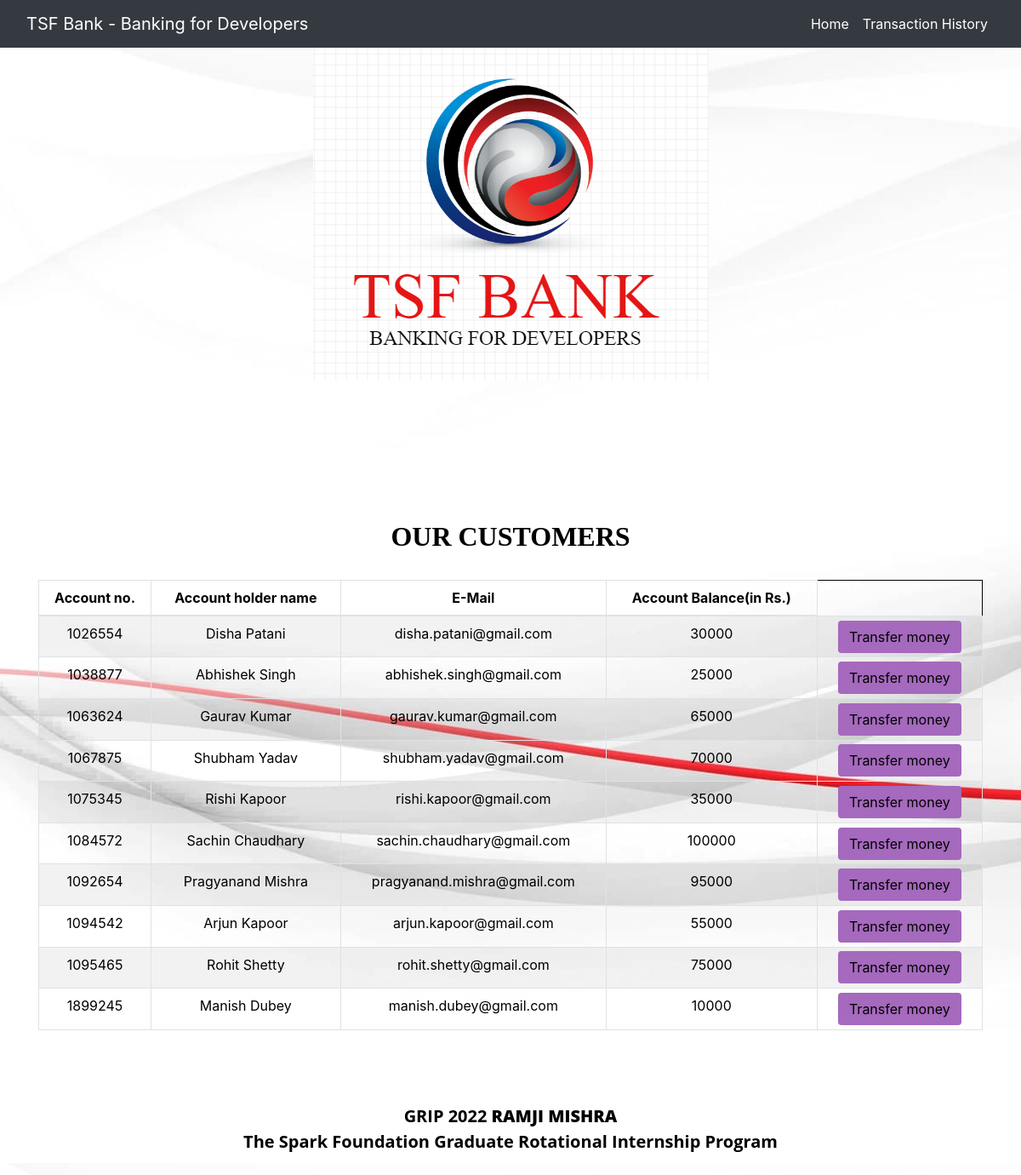
The app's page /view_customers.php with its own data.
### tables this page shows
CREATE TABLE `users` (
  `id` int(3) NOT NULL,
  `name` text NOT NULL,
  `email` varchar(30) NOT NULL,
  `balance` int(8) NOT NULL
);

### view_customers.php (the view, shortened to what this page needs)
<!DOCTYPE html>
<html lang="en">
<head>
    <link rel="stylesheet" href="https://maxcdn.bootstrapcdn.com/bootstrap/4.0.0/css/bootstrap.min.css">
    <link rel="stylesheet" type="text/css" href="style.css">
    <link rel="stylesheet" type="text/css" href="style.css">
</head>
<nav class="navbar navbar-expand-lg navbar-dark bg-dark">
  <div class="container-fluid">
    <a class="navbar-brand" href="#">TSF Bank - Banking for Developers  </a>
    <div class="collapse navbar-collapse" id="navbarSupportedContent">
      <ul class="navbar-nav ml-auto">
        <li class="nav-item">
          <a class="nav-link active" aria-current="page" href="index.php">Home</a>
        </li>
        <li class="nav-item">
          <a class="nav-link active" aria-current="page" href="transactions.php">Transaction History</a>
        </li>
</div>
    </div>
</nav>
<div  class="text-center" class="col-lg-6 col-md-6 col-12">
      <img src="logo.png" >
<body style="background-image : url(background-2.png)" >
<?php
    include 'connection.php';
    $sql = "SELECT * FROM users";
    $result = mysqli_query($conn,$sql);
?>
<div class="container">
        <h2 class="text-center pt-4" style="color : black;">Our Customers</h2>
        <br>
                    <div class="table-responsive-sm">
                    <table class="table table-hover table-sm table-striped table-condensed table-bordered" style="border-color:black;">
                        <thead style="color : black;">
                            <tr>
                            <th scope="col" class="text-center py-2">Account no.</th>
                            <th scope="col" class="text-center py-2">Account holder name</th>
                            <th scope="col" class="text-center py-2">E-Mail</th>
                            <th scope="col" class="text-center py-2">Account Balance(in Rs.)</th>
                            </tr>
                        </thead>
                        <tbody>
                <?php
                    while($rows=mysqli_fetch_assoc($result)){
                ?>
                    <tr style="color : black;">
                        <td class="py-2"><?php echo $rows['id'] ?></td>
                        <td class="py-2"><?php echo $rows['name']?></td>
                        <td class="py-2"><?php echo $rows['email']?></td>
                        <td class="py-2"><?php echo $rows['balance']?></td>
                        <td><a href="view_users.php?id= <?php echo $rows['id'] ;?>"> <button type="button" class="btn" style="background-color : #A569BD;">Transfer money</button></a></td>
                    </tr>
                <?php
                    }
                ?>
                        </tbody>
                    </table>
                    </div>
                </div>
            </div>
         <footer class="text-center mt-5 py-2">
            <p> GRIP 2022 <b>RAMJI MISHRA</b> <br>The Spark Foundation Graduate Rotational Internship Program</p>
        </footer>
</body>
</html>

### style.css (style rules this page uses)
h2 { text-transform: uppercase; text-decoration: none; font-size: 32px; font-weight: bold; text-align: center; font-family: 'Roboto Slab', serif; margin-top: 140px; background-color: #ffffff; }
p { margin-top: 30px; font-size: 20px; font-weight: bold; text-align: center; color: #000000; font-family: 'Open Sans', serif; }

### view_customers.php (style rules this page uses)
button { transition: 1.5s; }

### records on screen
users: id "1026554", name "Disha Patani", email "disha.patani@gmail.com", balance "30000"
users: id "1038877", name "Abhishek Singh", email "abhishek.singh@gmail.com", balance "25000"
users: id "1063624", name "Gaurav Kumar", email "gaurav.kumar@gmail.com", balance "65000"
users: id "1067875", name "Shubham Yadav", email "shubham.yadav@gmail.com", balance "70000"
users: id "1075345", name "Rishi Kapoor", email "rishi.kapoor@gmail.com", balance "35000"
users: id "1084572", name "Sachin Chaudhary", email "sachin.chaudhary@gmail.com", balance "100000"
users: id "1092654", name "Pragyanand Mishra", email "pragyanand.mishra@gmail.com", balance "95000"
users: id "1094542", name "Arjun Kapoor", email "arjun.kapoor@gmail.com", balance "55000"
users: id "1095465", name "Rohit Shetty", email "rohit.shetty@gmail.com", balance "75000"
users: id "1899245", name "Manish Dubey", email "manish.dubey@gmail.com", balance "10000"
